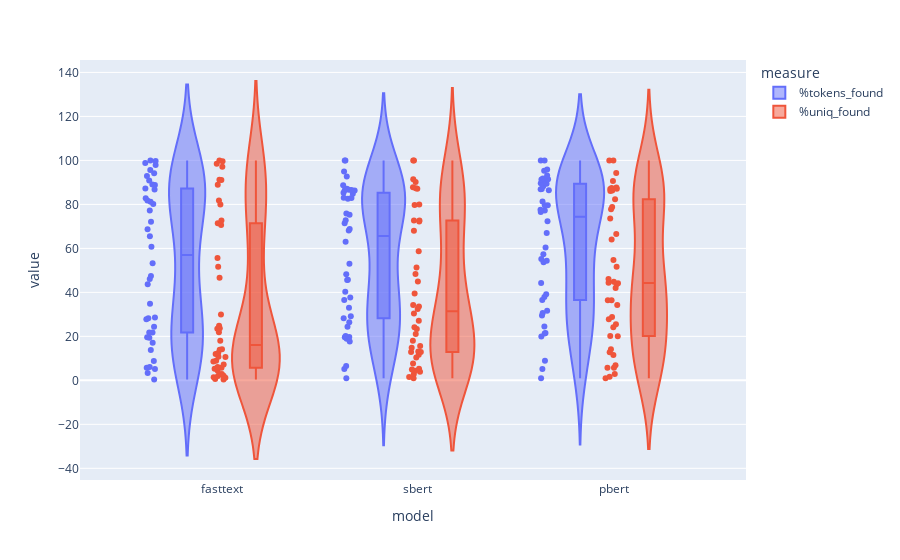

The notebook cell this image was saved under:
### Code cell
fig = px.violin(vocab_df2,
                y="value",
                x="model",
                color="measure",
                box=True,
                points="all",
          hover_data=vocab_df2.columns)
fig.write_image("vocab_violin.png")
fig.show()

### Figure 1 — Plotly figure (JSON) as saved in the notebook; plotly's stock layout.template omitted (floating-point values rounded to 4 significant figures; data arrays with more than 128 entries replaced by an {"elided": "..."} marker saying what was removed)
{"data": [{"alignmentgroup": "True", "box": {"visible": true}, "customdata": {"elided": "126x2 str values"}, "hovertemplate": "measure=%{customdata[1]}<br>model=%{x}<br>value=%{y}<br>field=%{customdata[0]}<extra></extra>", "legendgroup": "%tokens_found", "marker": {"color": "#636efa"}, "name": "%tokens_found", "offsetgroup": "%tokens_found", "orientation": "v", "points": "all", "scalegroup": "True", "showlegend": true, "type": "violin", "x": ["fasttext", "fasttext", "fasttext", "fasttext", "fasttext", "fasttext", "fasttext", "fasttext", "fasttext", "fasttext", "fasttext", "fasttext", "fasttext", "fasttext", "fasttext", "fasttext", "fasttext", "fasttext", "fasttext", "fasttext", "fasttext", "fasttext", "fasttext", "fasttext", "fasttext", "fasttext", "fasttext", "fasttext", "fasttext", "fasttext", "fasttext", "fasttext", "fasttext", "fasttext", "fasttext", "fasttext", "fasttext", "fasttext", "fasttext", "fasttext", "fasttext", "fasttext", "sbert", "sbert", "sbert", "sbert", "sbert", "sbert", "sbert", "sbert", "sbert", "sbert", "sbert", "sbert", "sbert", "sbert", "sbert", "sbert", "sbert", "sbert", "sbert", "sbert", "sbert", "sbert", "sbert", "sbert", "sbert", "sbert", "sbert", "sbert", "sbert", "sbert", "sbert", "sbert", "sbert", "sbert", "sbert", "sbert", "sbert", "sbert", "sbert", "sbert", "sbert", "sbert", "pbert", "pbert", "pbert", "pbert", "pbert", "pbert", "pbert", "pbert", "pbert", "pbert", "pbert", "pbert", "pbert", "pbert", "pbert", "pbert", "pbert", "pbert", "pbert", "pbert", "pbert", "pbert", "pbert", "pbert", "pbert", "pbert", "pbert", "pbert", "pbert", "pbert", "pbert", "pbert", "pbert", "pbert", "pbert", "pbert", "pbert", "pbert", "pbert", "pbert", "pbert", "pbert"], "x0": " ", "xaxis": "x", "y": [27.8, 90.85, 3.309, 80.15, 87.23, 92.86, 77.27, 0.4194, 86.77, 21.73, 72.05, 68.7, 60.76, 53.2, 17.13, 65.55, 19.38, 97.92, 19.61, 34.78, 81.82, 98.77, 8.777, 95.62, 47.43, 46.1, 43.72, 94.12, 28.23, 81.24, 5.19, 5.755, 100, 6.065, 88.79, 82.79, 99.72, 24.39, 89.01, 28.57, 21.81, 13.79, 28.21, 86.6, 45.67, 82.53, 82.98, 86.51, 68.18, 0.9912, 84.84, 26.43, 75.25, 71.42, 72.83, 53.05, 17.68, 63.03, 19.7, 92.71, 19.61, 37.68, 100, 86.45, 18.92, 94.97, 68.84, 48.27, 40.31, 85.29, 32.99, 82.9, 5.19, 45.68, 100, 6.563, 88.75, 75.81, 87.1, 24.41, 86.26, 29.13, 20.21, 36.55, 53.7, 93.14, 67.04, 90.68, 89.36, 86.95, 77.27, 0.915, 91.77, 37.88, 81.28, 72.31, 77.54, 55.15, 19.89, 79.61, 30.58, 95.83, 21.57, 39.13, 100, 86.45, 31.68, 95.26, 76.49, 60.39, 44.24, 88.24, 54.42, 89.58, 5.19, 57.37, 100, 8.89, 91.26, 79.61, 86.91, 24.52, 91.43, 29.5, 21.28, 36.55], "y0": " ", "yaxis": "y"}, {"alignmentgroup": "True", "box": {"visible": true}, "customdata": {"elided": "126x2 str values"}, "hovertemplate": "measure=%{customdata[1]}<br>model=%{x}<br>value=%{y}<br>field=%{customdata[0]}<extra></extra>", "legendgroup": "%uniq_found", "marker": {"color": "#EF553B"}, "name": "%uniq_found", "offsetgroup": "%uniq_found", "orientation": "v", "points": "all", "scalegroup": "True", "showlegend": true, "type": "violin", "x": ["fasttext", "fasttext", "fasttext", "fasttext", "fasttext", "fasttext", "fasttext", "fasttext", "fasttext", "fasttext", "fasttext", "fasttext", "fasttext", "fasttext", "fasttext", "fasttext", "fasttext", "fasttext", "fasttext", "fasttext", "fasttext", "fasttext", "fasttext", "fasttext", "fasttext", "fasttext", "fasttext", "fasttext", "fasttext", "fasttext", "fasttext", "fasttext", "fasttext", "fasttext", "fasttext", "fasttext", "fasttext", "fasttext", "fasttext", "fasttext", "fasttext", "fasttext", "sbert", "sbert", "sbert", "sbert", "sbert", "sbert", "sbert", "sbert", "sbert", "sbert", "sbert", "sbert", "sbert", "sbert", "sbert", "sbert", "sbert", "sbert", "sbert", "sbert", "sbert", "sbert", "sbert", "sbert", "sbert", "sbert", "sbert", "sbert", "sbert", "sbert", "sbert", "sbert", "sbert", "sbert", "sbert", "sbert", "sbert", "sbert", "sbert", "sbert", "sbert", "sbert", "pbert", "pbert", "pbert", "pbert", "pbert", "pbert", "pbert", "pbert", "pbert", "pbert", "pbert", "pbert", "pbert", "pbert", "pbert", "pbert", "pbert", "pbert", "pbert", "pbert", "pbert", "pbert", "pbert", "pbert", "pbert", "pbert", "pbert", "pbert", "pbert", "pbert", "pbert", "pbert", "pbert", "pbert", "pbert", "pbert", "pbert", "pbert", "pbert", "pbert", "pbert", "pbert"], "x0": " ", "xaxis": "x", "y": [6.013, 80, 1.953, 55.67, 72.73, 91.1, 51.61, 0.3369, 13.94, 1.13, 23.42, 2.099, 12.46, 5.282, 8.537, 24.86, 12.02, 97.14, 18, 23.73, 71.43, 98.43, 0.5787, 91.25, 7.152, 10.61, 21.85, 88.89, 8.867, 46.6, 2.863, 5.701, 100, 2.727, 29.97, 81.82, 99.66, 1.431, 70.61, 4.5, 14.12, 10.71, 12.88, 80, 44.98, 67.98, 72.73, 87.36, 48.39, 0.9625, 14.85, 7.659, 33.6, 4.389, 39.5, 4.93, 10.37, 21.02, 13.15, 91.43, 18, 27.12, 100, 87.16, 11.64, 90.23, 32.4, 15.66, 23.33, 72.22, 24.14, 51.25, 2.863, 58.67, 100, 3.961, 30.43, 72.73, 87.82, 1.534, 79.67, 5.25, 12.94, 34.29, 41.96, 86.96, 66.53, 82.36, 86.36, 87.69, 51.61, 0.9143, 46.06, 20.17, 44.34, 11.58, 44.86, 6.866, 12.8, 54.67, 24.12, 94.29, 20, 28.81, 100, 87.06, 25.51, 90.62, 43.75, 36.36, 27.78, 77.78, 36.45, 63.98, 2.863, 73.63, 100, 5.712, 44.11, 78.79, 87.49, 1.636, 86.14, 5.75, 14.12, 34.29], "y0": " ", "yaxis": "y"}], "layout": {"autosize": true, "legend": {"title": {"text": "measure"}, "tracegroupgap": 0}, "margin": {"t": 60}, "violinmode": "group", "xaxis": {"anchor": "y", "autorange": true, "domain": [0, 1], "range": [-0.7134, 2.669], "title": {"text": "model"}, "type": "category"}, "yaxis": {"anchor": "x", "autorange": true, "domain": [0, 1], "range": [-45.31, 145.6], "title": {"text": "value"}, "type": "linear"}}}
